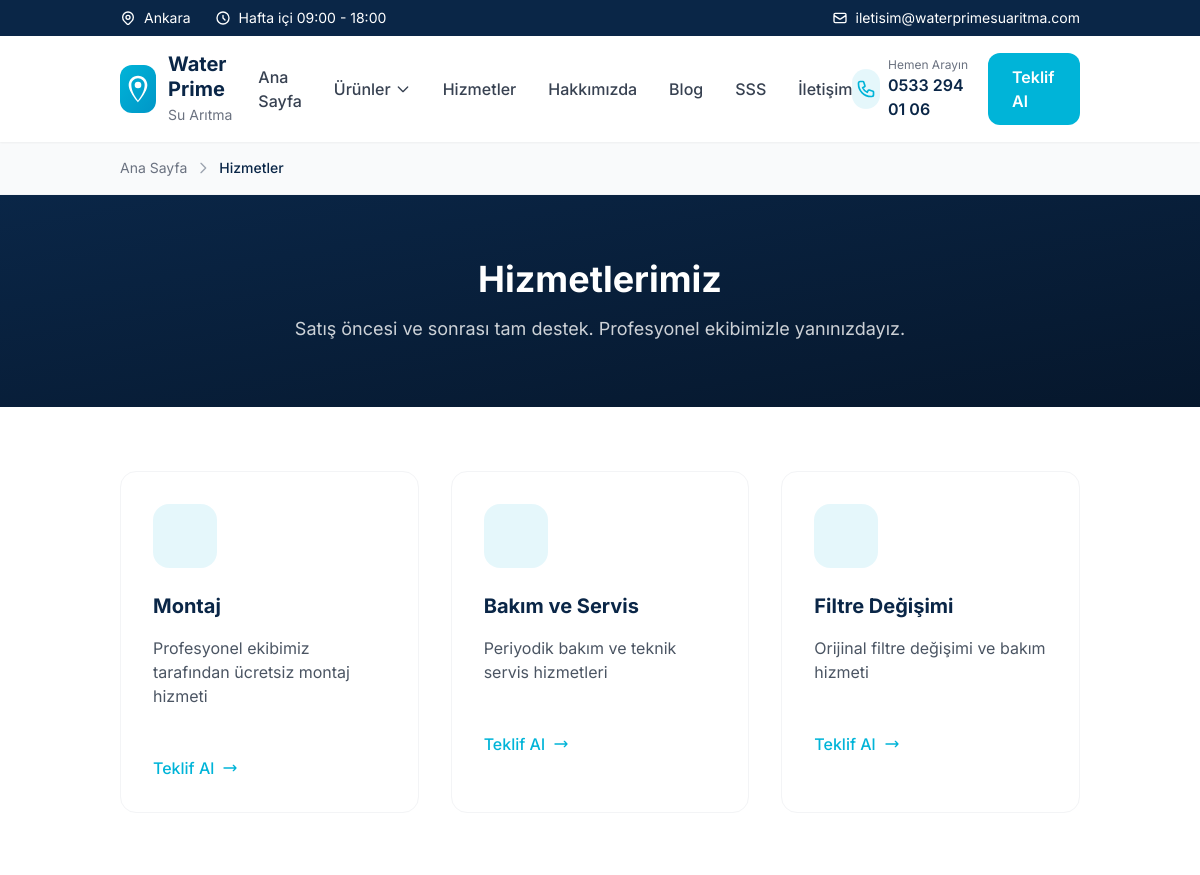
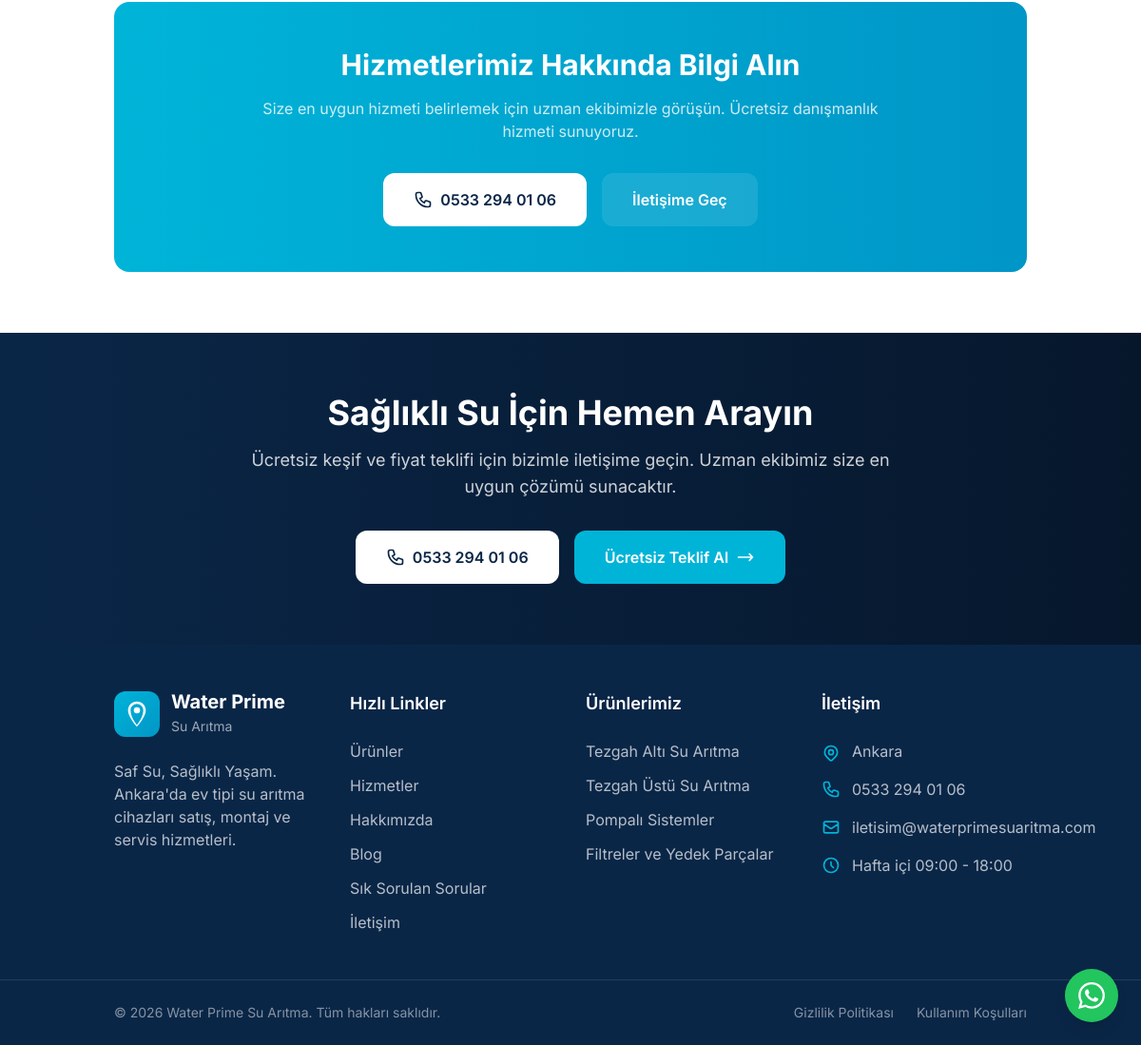
/pages/hizmetler.php, run on the app's committed database (2 pictures, top to bottom).
### tables this page shows
CREATE TABLE `services` (
  `id` int(11) NOT NULL AUTO_INCREMENT,
  `name` varchar(200) NOT NULL,
  `slug` varchar(200) NOT NULL,
  `short_description` text DEFAULT NULL,
  `description` longtext DEFAULT NULL,
  `icon` varchar(100) DEFAULT NULL,
  `image` varchar(255) DEFAULT NULL,
  `is_active` tinyint(1) DEFAULT 1,
  `sort_order` int(11) DEFAULT 0,
  `meta_title` varchar(255) DEFAULT NULL,
  `meta_description` text DEFAULT NULL,
  `created_at` datetime DEFAULT CURRENT_TIMESTAMP,
  `updated_at` datetime DEFAULT CURRENT_TIMESTAMP ON UPDATE CURRENT_TIMESTAMP,
  PRIMARY KEY (`id`),
  UNIQUE KEY `slug` (`slug`)
);

CREATE TABLE `categories` (
  `id` int(11) NOT NULL AUTO_INCREMENT,
  `name` varchar(100) NOT NULL,
  `slug` varchar(100) NOT NULL,
  `description` text DEFAULT NULL,
  `image` varchar(255) DEFAULT NULL,
  `sort_order` int(11) DEFAULT 0,
  `is_active` tinyint(1) DEFAULT 1,
  `meta_title` varchar(255) DEFAULT NULL,
  `meta_description` text DEFAULT NULL,
  `created_at` datetime DEFAULT CURRENT_TIMESTAMP,
  `updated_at` datetime DEFAULT CURRENT_TIMESTAMP ON UPDATE CURRENT_TIMESTAMP,
  PRIMARY KEY (`id`),
  UNIQUE KEY `slug` (`slug`)
);

### includes/functions.php (called while the page is built, shortened)
<?php
function e($string) {
    return htmlspecialchars($string ?? '', ENT_QUOTES, 'UTF-8');
}
function getCategories($activeOnly = true) {
    $db = getDB();
    $sql = "SELECT * FROM categories";
    if ($activeOnly) {
        $sql .= " WHERE is_active = 1";
    }
    $sql .= " ORDER BY sort_order ASC";
    $stmt = $db->query($sql);
    return $stmt->fetchAll();
}
function getServices($activeOnly = true) {
    $db = getDB();
    $sql = "SELECT * FROM services";
    if ($activeOnly) {
        $sql .= " WHERE is_active = 1";
    }
    $sql .= " ORDER BY sort_order ASC";
    $stmt = $db->query($sql);
    return $stmt->fetchAll();
}

### pages/hizmetler.php (the view, shortened to what this page needs)
<?php
$services = getServices();
include INCLUDES_PATH . 'header.php';
?>
<section class="bg-gray-50 py-4 border-b border-gray-100">
    <div class="container">
        <nav class="flex items-center gap-2 text-sm">
            <a href="<?= SITE_URL ?>" class="text-gray-500 hover:text-accent transition-colors">Ana Sayfa</a>
            <svg class="w-4 h-4 text-gray-400" fill="none" stroke="currentColor" viewBox="0 0 24 24">
                <path stroke-linecap="round" stroke-linejoin="round" stroke-width="2" d="M9 5l7 7-7 7"/>
            </svg>
            <span class="text-primary font-medium">Hizmetler</span>
        </nav>
    </div>
</section>
<section class="bg-gradient-to-br from-primary to-primary-700 py-16">
    <div class="container text-center">
        <h1 class="text-3xl md:text-4xl font-bold text-white mb-4">Hizmetlerimiz</h1>
        <p class="text-white/80 text-lg max-w-2xl mx-auto">
            Satış öncesi ve sonrası tam destek. Profesyonel ekibimizle yanınızdayız.
        </p>
    </div>
</section>
<section class="py-16">
    <div class="container">
        <?php if (!empty($services)): ?>
        <div class="grid md:grid-cols-3 gap-8">
            <?php
            $serviceIcons = [
                'montaj' => '<path stroke-linecap="round" stroke-linejoin="round" stroke-width="2" d="M10.325 4.317c.426-1.756 2.924-1.756 3.35 0a1.724 1.724 0 002.573 1.066c1.543-.94 3.31.826 2.37 2.37a1.724 1.724 0 001.065 2.572c1.756.426 1.756 2.924 0 3.35a1.724 1.724 0 00-1.066 2.573c.94 1.543-.826 3.31-2.37 2.37a1.724 1.724 0 00-2.572 1.065c-.426 1.756-2.924 1.756-3.35 0a1.724 1.724 0 00-2.573-1.066c-1.543.94-3.31-.826-2.37-2.37a1.724 1.724 0 00-1.065-2.572c-1.756-.426-1.756-2.924 0-3.35a1.724 1.724 0 001.066-2.573c-.94-1.543.826-3.31 2.37-2.37.996.608 2.296.07 2.572-1.065z"/><path stroke-linecap="round" stroke-linejoin="round" stroke-width="2" d="M15 12a3 3 0 11-6 0 3 3 0 016 0z"/>',
                'bakim-servis' => '<path stroke-linecap="round" stroke-linejoin="round" stroke-width="2" d="M11 4a2 2 0 114 0v1a1 1 0 001 1h3a1 1 0 011 1v3a1 1 0 01-1 1h-1a2 2 0 100 4h1a1 1 0 011 1v3a1 1 0 01-1 1h-3a1 1 0 01-1-1v-1a2 2 0 10-4 0v1a1 1 0 01-1 1H7a1 1 0 01-1-1v-3a1 1 0 00-1-1H4a2 2 0 110-4h1a1 1 0 001-1V7a1 1 0 011-1h3a1 1 0 001-1V4z"/>',
                'filtre-degisimi' => '<path stroke-linecap="round" stroke-linejoin="round" stroke-width="2" d="M4 4v5h.582m15.356 2A8.001 8.001 0 004.582 9m0 0H9m11 11v-5h-.581m0 0a8.003 8.003 0 01-15.357-2m15.357 2H15"/>'
            ];
            foreach ($services as $service):
                $iconPath = $serviceIcons[$service['slug']] ?? $serviceIcons['montaj'];
            ?>
            <article class="bg-white rounded-2xl border border-gray-100 p-8 hover:shadow-xl transition-all">
                <div class="w-16 h-16 rounded-2xl bg-accent/10 flex items-center justify-center mb-6">
                    <svg class="w-8 h-8 text-accent" fill="none" stroke="currentColor" viewBox="0 0 24 24">
                        <?= $iconPath ?>
                    </svg>
                </div>
                <h2 class="text-xl font-bold text-primary mb-4"><?= e($service['name']) ?></h2>
                <p class="text-gray-600 mb-6"><?= e($service['short_description']) ?></p>
                <a href="<?= SITE_URL ?>/teklif-al" class="inline-flex items-center gap-2 text-accent font-medium mt-6 hover:gap-3 transition-all">
                    Teklif Al
                    <svg class="w-4 h-4" fill="none" stroke="currentColor" viewBox="0 0 24 24">
                        <path stroke-linecap="round" stroke-linejoin="round" stroke-width="2" d="M17 8l4 4m0 0l-4 4m4-4H3"/>
                    </svg>
                </a>
            </article>
            <?php endforeach; ?>
        </div>
        <?php endif; ?>
        <div class="mt-16 bg-gradient-to-r from-accent to-accent-dark rounded-2xl p-8 md:p-12 text-center text-white">
            <h2 class="text-2xl md:text-3xl font-bold mb-4">Hizmetlerimiz Hakkında Bilgi Alın</h2>
            <p class="text-white/80 mb-8 max-w-2xl mx-auto">
                Size en uygun hizmeti belirlemek için uzman ekibimizle görüşün. Ücretsiz danışmanlık hizmeti sunuyoruz.
            </p>
            <div class="flex flex-col sm:flex-row gap-4 justify-center">
                <a href="<?= CONTACT_PHONE_LINK ?>" class="inline-flex items-center justify-center gap-2 bg-white text-primary px-8 py-4 rounded-xl font-semibold hover:bg-gray-100 transition-colors">
                    <?= CONTACT_PHONE ?>
                </a>
                <a href="<?= SITE_URL ?>/iletisim" class="inline-flex items-center justify-center gap-2 bg-white/10 hover:bg-white/20 text-white px-8 py-4 rounded-xl font-semibold transition-colors">
                    İletişime Geç
                </a>
            </div>
        </div>
    </div>
</section>
<?php include INCLUDES_PATH . 'footer.php'; ?>

### includes/footer.php (shortened to what this page needs)
    </main>
    <section class="bg-gradient-to-r from-primary to-primary-700 py-16">
        <div class="container text-center">
            <h2 class="text-3xl md:text-4xl font-bold text-white mb-4">Sağlıklı Su İçin Hemen Arayın</h2>
            <p class="text-white/80 text-lg mb-8 max-w-2xl mx-auto">
                Ücretsiz keşif ve fiyat teklifi için bizimle iletişime geçin. Uzman ekibimiz size en uygun çözümü sunacaktır.
            </p>
            <div class="flex flex-col sm:flex-row gap-4 justify-center">
                <a href="<?= CONTACT_PHONE_LINK ?>" class="inline-flex items-center justify-center gap-2 bg-white text-primary px-8 py-4 rounded-xl font-semibold hover:bg-gray-100 transition-colors">
                    <?= CONTACT_PHONE ?>
                </a>
                <a href="<?= SITE_URL ?>/teklif-al" class="inline-flex items-center justify-center gap-2 bg-accent hover:bg-accent-dark text-white px-8 py-4 rounded-xl font-semibold transition-colors">
                    Ücretsiz Teklif Al
                    <svg class="w-5 h-5" fill="none" stroke="currentColor" viewBox="0 0 24 24">
                        <path stroke-linecap="round" stroke-linejoin="round" stroke-width="2" d="M17 8l4 4m0 0l-4 4m4-4H3"/>
                    </svg>
                </a>
            </div>
        </div>
    </section>
    <footer class="bg-primary text-white">
        <div class="container py-12">
            <div class="grid grid-cols-1 md:grid-cols-2 lg:grid-cols-4 gap-8">
                <div>
                    <div class="flex items-center gap-3 mb-6">
                        <div class="w-12 h-12 bg-gradient-to-br from-accent to-accent-dark rounded-xl flex items-center justify-center">
                            <svg class="w-8 h-8 text-white" viewBox="0 0 24 24" fill="currentColor">
                                <path d="M12 2C8.13 2 5 5.13 5 9c0 5.25 7 13 7 13s7-7.75 7-13c0-3.87-3.13-7-7-7zm0 18.55C9.79 17.93 7 13.18 7 9c0-2.76 2.24-5 5-5s5 2.24 5 5c0 4.18-2.79 8.93-5 11.55z"/>
                                <circle cx="12" cy="9" r="2.5"/>
                            </svg>
                        </div>
                        <div>
                            <span class="text-xl font-bold block leading-tight">Water Prime</span>
                            <span class="text-sm text-white/60">Su Arıtma</span>
                        </div>
                    </div>
                    <p class="text-white/70 mb-6">
                        <?= SITE_SLOGAN ?>. Ankara'da ev tipi su arıtma cihazları satış, montaj ve servis hizmetleri.
                    </p>
                </div>
                <div>
                    <h3 class="text-lg font-semibold mb-6">Hızlı Linkler</h3>
                    <ul class="space-y-3">
                        <li>
                            <a href="<?= SITE_URL ?>/urunler" class="text-white/70 hover:text-accent transition-colors">Ürünler</a>
                        </li>
                        <li>
                            <a href="<?= SITE_URL ?>/hizmetler" class="text-white/70 hover:text-accent transition-colors">Hizmetler</a>
                        </li>
                        <li>
                            <a href="<?= SITE_URL ?>/hakkimizda" class="text-white/70 hover:text-accent transition-colors">Hakkımızda</a>
                        </li>
                        <li>
                            <a href="<?= SITE_URL ?>/blog" class="text-white/70 hover:text-accent transition-colors">Blog</a>
                        </li>
                        <li>
                            <a href="<?= SITE_URL ?>/sss" class="text-white/70 hover:text-accent transition-colors">Sık Sorulan Sorular</a>
                        </li>
                        <li>
                            <a href="<?= SITE_URL ?>/iletisim" class="text-white/70 hover:text-accent transition-colors">İletişim</a>
                        </li>
                    </ul>
                </div>
                <div>
                    <h3 class="text-lg font-semibold mb-6">Ürünlerimiz</h3>
                    <ul class="space-y-3">
                        <?php foreach (getCategories() as $category): ?>
                        <li>
                            <a href="<?= SITE_URL ?>/urunler/<?= e($category['slug']) ?>" class="text-white/70 hover:text-accent transition-colors">
                                <?= e($category['name']) ?>
                            </a>
                        </li>
                        <?php endforeach; ?>
                    </ul>
                </div>
                <div>
                    <h3 class="text-lg font-semibold mb-6">İletişim</h3>
                    <ul class="space-y-4">
                        <li class="flex items-start gap-3">
                            <span class="text-white/70"><?= CONTACT_ADDRESS ?></span>
                        </li>
                        <li class="flex items-center gap-3">
                            <a href="<?= CONTACT_PHONE_LINK ?>" class="text-white/70 hover:text-accent transition-colors"><?= CONTACT_PHONE ?></a>
                        </li>
                        <li class="flex items-center gap-3">
                            <svg class="w-5 h-5 text-accent flex-shrink-0" fill="none" stroke="currentColor" viewBox="0 0 24 24">
                                <path stroke-linecap="round" stroke-linejoin="round" stroke-width="2" d="M3 8l7.89 5.26a2 2 0 002.22 0L21 8M5 19h14a2 2 0 002-2V7a2 2 0 00-2-2H5a2 2 0 00-2 2v10a2 2 0 002 2z"/>
                            </svg>
                            <a href="mailto:<?= CONTACT_EMAIL ?>" class="text-white/70 hover:text-accent transition-colors"><?= CONTACT_EMAIL ?></a>
                        </li>
                        <li class="flex items-center gap-3">
                            <svg class="w-5 h-5 text-accent flex-shrink-0" fill="none" stroke="currentColor" viewBox="0 0 24 24">
                                <path stroke-linecap="round" stroke-linejoin="round" stroke-width="2" d="M12 8v4l3 3m6-3a9 9 0 11-18 0 9 9 0 0118 0z"/>
                            </svg>
                            <span class="text-white/70"><?= WORKING_HOURS ?></span>
                        </li>
                    </ul>
                </div>
            </div>
        </div>
        <div class="border-t border-white/10">
            <div class="container py-6">
                <div class="flex flex-col md:flex-row justify-between items-center gap-4">
                    <p class="text-white/50 text-sm">
                        &copy; <?= date('Y') ?> <?= SITE_NAME ?>. Tüm hakları saklıdır.
                    </p>
                    <div class="flex gap-6 text-sm">
                        <a href="<?= SITE_URL ?>/gizlilik-politikasi" class="text-white/50 hover:text-white transition-colors">Gizlilik Politikası</a>
                        <a href="<?= SITE_URL ?>/kullanim-kosullari" class="text-white/50 hover:text-white transition-colors">Kullanım Koşulları</a>
                    </div>
                </div>
            </div>
        </div>
    </footer>
    <a href="https://wa.me/<?= CONTACT_WHATSAPP ?>?text=Merhaba,%20su%20arıtma%20cihazı%20hakkında%20bilgi%20almak%20istiyorum."
       target="_blank"
       rel="noopener"
       class="fixed bottom-6 right-6 z-50 group"
       aria-label="WhatsApp ile iletişime geçin">
        <div class="relative">
            <div class="relative w-14 h-14 bg-green-500 rounded-full flex items-center justify-center shadow-lg hover:bg-green-600 transition-all hover:scale-110 hover:shadow-xl">
            </div>
        </div>
    </a>
</body>
</html>

### assets/css/style.css (style rules this page uses)
.container { width: 100%; max-width: 1400px; margin-left: auto; margin-right: auto; padding-left: 1rem; padding-right: 1rem; }
@media (min-width: 640px) { .container { padding-left: 1.5rem; padding-right: 1.5rem; } }
@media (min-width: 1024px) { .container { padding-left: 2rem; padding-right: 2rem; } }
html { scroll-behavior: smooth; }

### data on the page
services: name "Montaj", short_description "Profesyonel ekibimiz tarafından ücretsiz montaj hizmeti"
services: name "Bakım ve Servis", short_description "Periyodik bakım ve teknik servis hizmetleri"
services: name "Filtre Değişimi", short_description "Orijinal filtre değişimi ve bakım hizmeti"
categories: name "Tezgah Altı Su Arıtma"
categories: name "Tezgah Üstü Su Arıtma"
categories: name "Pompalı Sistemler"
categories: name "Filtreler ve Yedek Parçalar"

### other printed values
CONTACT_ADDRESS "Ankara"
WORKING_HOURS "Hafta içi 09:00 - 18:00"
CONTACT_EMAIL "iletisim@waterprimesuaritma.com"
CONTACT_PHONE "0533 294 01 06"
SITE_SLOGAN "Saf Su, Sağlıklı Yaşam"
SITE_NAME "Water Prime Su Arıtma"
